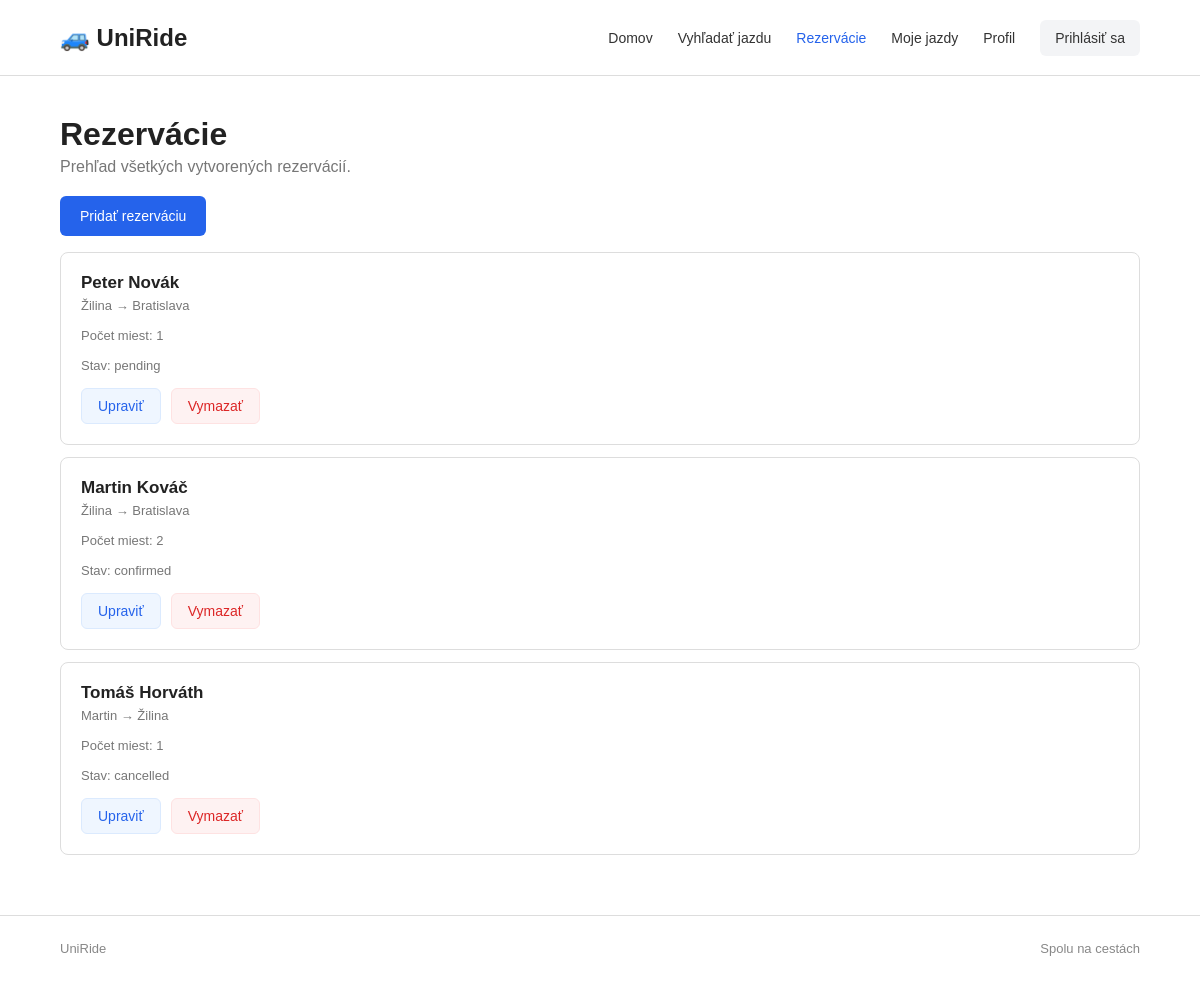
The app's page /?c=booking with its own data.
### tables this page shows
CREATE TABLE `bookings` (
                            `id` int(11) NOT NULL AUTO_INCREMENT,
                            `ride_id` int(11) NOT NULL,
                            `passenger_name` varchar(100) NOT NULL,
                            `seats` int(11) NOT NULL DEFAULT 1,
                            `status` varchar(20) NOT NULL DEFAULT 'pending',
                            `created_at` datetime NOT NULL DEFAULT current_timestamp(),
                            PRIMARY KEY (`id`),
                            KEY `1` (`ride_id`),
                            CONSTRAINT `1` FOREIGN KEY (`ride_id`) REFERENCES `rides` (`id`) ON DELETE CASCADE
);

CREATE TABLE `rides` (
                         `id` int(11) NOT NULL AUTO_INCREMENT,
                         `departure` varchar(100) NOT NULL,
                         `destination` varchar(100) NOT NULL,
                         `departure_time` datetime NOT NULL,
                         `price` decimal(8,2) NOT NULL,
                         `available_seats` int(11) NOT NULL,
                         PRIMARY KEY (`id`)
);

### Framework/Http/Responses/Response.php (called while the page is built, shortened)
<?php
abstract class Response
{
    public function send(): void
    {
        $this->generate();
    }
}

### public/index.php (called while the page is built, shortened)
<?php
require __DIR__ . '/../Framework/ClassLoader.php';
try {
    $app = new App();
    $app->run();
} catch (Exception $e) {
    die('An error occurred: ' . $e->getMessage());
}

### Framework/Support/LinkGenerator.php (called while the page is built, shortened)
<?php
class LinkGenerator
{
    private Request $request;
    public function __construct(Request $request, Router $router)
    {
        $this->request = $request;
    }
    public function url(
        string|array $destination,
        array $parameters = [],
        bool $absolute = false,
        bool $appendParameters = false
    ): string {
        list($controller, $action) = explode(".", $destination);
        $args = $appendParameters ? $this->request->get() : [];
        $args = ["c" => lcfirst($controller), "a" => $action != "index" ? $action : null] + $parameters + $args;
        $basePath = $absolute ? $this->request->getBaseUrl() : "";
        return $basePath . "?" . http_build_query($args);
    }
}

### Framework/ClassLoader.php (called while the page is built, shortened)
<?php
class ClassLoader
{
    public static function Boot(): void
    {
        spl_autoload_register(function ($class_name) {
            $file = self::getClassFile($class_name);
        });
    }
    public static function getClassFile(string $className): string
    {
        $baseDir = realpath(dirname(__DIR__));
        $relativePath = str_replace('\\', DIRECTORY_SEPARATOR, ltrim($className, '\\')) . '.php';
        return $baseDir . DIRECTORY_SEPARATOR . $relativePath;
    }
}

### Framework/Core/Model.php (called while the page is built, shortened)
<?php
abstract class Model implements \JsonSerializable
{
    protected static array $columnsMap = [];
    private static array $dbColumns = [];
    private static IDbConvention $dbConventions;
    private ?ResultSet $_resultSet = null;
    protected static function getTableName(): string
    {
        return self::getConventions()->getTableName(get_called_class());
    }
    protected static function getPkColumnName(): string
    {
        return self::getConventions()->getPkColumnName(get_called_class());
    }
    protected static function getColumnsMap(): array
    {
        return static::$columnsMap ?? [];
    }
    public static function getAll(
        ?string $whereClause = null,
        array   $whereParams = [],
        ?string $orderBy = null,
        ?int    $limit = null,
        ?int    $offset = null
    ): array
    {
        try {
            $sql = "SELECT " . static::getDBColumnNamesList() . " FROM `" . static::getTableName() . "`";
            if ($whereClause != null) {
                $sql .= " WHERE $whereClause";
            }
            $stmt = Connection::getInstance()->prepare($sql);
            $stmt->execute($whereParams);
            $models = $stmt->fetchAll(PDO::FETCH_CLASS | PDO::FETCH_PROPS_LATE, static::class);
            $dataSet = new ResultSet($models);
            foreach ($models as $model) {
                $model->_resultSet = $dataSet;
            }
            return $models;
        } catch (PDOException $exception) {
            throw new Exception('Query failed: ' . $exception->getMessage(), 0, $exception);
        }
    }
    public function getOneRelated(string $modelClass, ?string $refColumn = null): mixed
    {
        $refColumn ??= static::getConventions()->getFkColumn($modelClass);
        $ownerProp = self::toPropertyName($refColumn);
        $ownerVal = isset($this->{$ownerProp}) ? $this->{$ownerProp} : null;
        return $this->_resultSet->getOneRelated(
            $modelClass,
            self::toPropertyName($refColumn),
            fn($e) => (isset($e->{self::toPropertyName($refColumn)}) ? $e->{self::toPropertyName($refColumn)} : null),
            fn($e) => $e->getIdValue(),
            $modelClass::getPkColumnName(),
            $ownerVal,
        );
    }
    private static function getDbColumns(): array
    {
        try {
            $sql = "DESCRIBE " . static::getTableName();
            $stmt = Connection::getInstance()->prepare($sql);
            $stmt->execute([]);
            self::$dbColumns[static::class] = array_column($stmt->fetchAll(), 'Field');
            return self::$dbColumns[static::class];
        } catch (PDOException $exception) {
            throw new Exception('Query failed: ' . $exception->getMessage(), 0, $exception);
        }
    }
    private function getIdValue(): mixed
    {
        $pk = static::getPkColumnName();
        $prop = static::toPropertyName($pk);
        return isset($this->{$prop}) ? $this->{$prop} : null;
    }
    private static function getModelProperties(): array
    {
        $reflection = new \ReflectionClass(static::class);
        $properties = [];
        foreach ($reflection->getProperties() as $property) {
            $propertyName = $property->getName();
            if ($property->isStatic()) {
                continue;
            }
            $properties[$propertyName] = true;
        }
        return $properties;
    }
    private static function getDBColumnNamesList(): string
    {
        $dbColumns = [];
        foreach (static::getDbColumns() as $columnName) {
            $propertyName = static::toPropertyName($columnName);
            if ($propertyName != $columnName) {
                $dbColumns[] = "`$columnName` AS {$propertyName}";
            } else {
                $dbColumns[] = $columnName;
            }
        }
        return implode(', ', $dbColumns);
    }
    private static function toPropertyName(string $columnName): string
    {
        $customMapping = static::getColumnsMap();
        if (isset($customMapping[$columnName])) {
            return $customMapping[$columnName];
        } else {
            return static::getConventions()->toPropertyName($columnName);
        }
    }
    private static function getConventions(): IDbConvention
    {
        if (!isset(static::$dbConventions)) {
            static::$dbConventions = new (Configuration::DB_CONVENTIONS_CLASS)();
        }
        return static::$dbConventions;
    }
}

### Framework/Support/Inflect.php (called while the page is built, shortened)
<?php
class Inflect
{
    public static $plural = array(
        '/(quiz)$/i' => "$1zes",
        '/^(ox)$/i' => "$1en",
        '/([m|l])ouse$/i' => "$1ice",
        '/(matr|vert|ind)ix|ex$/i' => "$1ices",
        '/(x|ch|ss|sh)$/i' => "$1es",
        '/([^aeiouy]|qu)y$/i' => "$1ies",
        '/(hive)$/i' => "$1s",
        '/(?:([^f])fe|([lr])f)$/i' => "$1$2ves",
        '/(shea|lea|loa|thie)f$/i' => "$1ves",
        '/sis$/i' => "ses",
        '/([ti])um$/i' => "$1a",
        '/(tomat|potat|ech|her|vet)o$/i' => "$1oes",
        '/(bu)s$/i' => "$1ses",
        '/(alias)$/i' => "$1es",
        '/(octop)us$/i' => "$1i",
        '/(ax|test)is$/i' => "$1es",
        '/(us)$/i' => "$1es",
        '/s$/i' => "s",
        '/$/' => "s"
    );
    public static $irregular = array(
        'move' => 'moves',
        'foot' => 'feet',
        'goose' => 'geese',
        'sex' => 'sexes',
        'child' => 'children',
        'man' => 'men',
        'tooth' => 'teeth',
        'person' => 'people',
        'valve' => 'valves'
    );
    public static function pluralize($string)
    {
        foreach (self::$irregular as $pattern => $result) {
            $pattern = '/' . $pattern . '$/i';
        }
        foreach (self::$plural as $pattern => $result) {
            if (preg_match($pattern, $string)) {
                return preg_replace($pattern, $result, $string);
            }
        }
        return $string;
    }
}

### Framework/DB/DefaultConventions.php (called while the page is built, shortened)
<?php
class DefaultConventions implements IDbConvention
{
    public function getTableName(string $className): string
    {
        $arr = explode("\\", $className);
        return Inflect::pluralize(strtolower(end($arr)));
    }
    public function getPkColumnName(string $className): string
    {
        return 'id';
    }
    public function toPropertyName(string $columnName): string
    {
        return $columnName;
    }
}

### Framework/DB/Connection.php (called while the page is built, shortened)
<?php
class Connection
{
    private static ?Connection $instance = null;
    private PDO $db;
    public function __construct(PDO $db)
    {
        $this->db = $db;
    }
    public static function getInstance(): Connection
    {
        try {
            if (self::$instance == null) {
                $db = new PDO(
                    'mysql:dbname=' . Configuration::DB_NAME . ';host=' . Configuration::DB_HOST,
                    Configuration::DB_USER,
                    Configuration::DB_PASS
                );
                $db->setAttribute(PDO::ATTR_ERRMODE, PDO::ERRMODE_EXCEPTION);
                $db->setAttribute(PDO::ATTR_EMULATE_PREPARES, true);
                self::$instance = new self($db);
            }
            return self::$instance;
        } catch (PDOException $e) {
            throw new Exception('Connection failed: ' . $e->getMessage());
        }
    }
    public function prepare(string $sql): DebugStatement
    {
        try {
            return new DebugStatement($this->db->prepare($sql));
        } catch (PDOException $e) {
            throw new Exception('Prepare failed: ' . $e->getMessage());
        }
    }
}

### Framework/DB/DebugStatement.php (called while the page is built, shortened)
<?php
class DebugStatement
{
    private PDOStatementAlias $stmt;
    public function __construct($stmt)
    {
        $this->stmt = $stmt;
    }
    public function execute(?array $params = null): bool
    {
        $result = $this->stmt->execute($params);
        $this->stmt->debugDumpParams();
        return $result;
    }
    public function __call(string $name, array $arguments): mixed
    {
        return $this->stmt->{$name}(...$arguments);
    }
}

### App/Controllers/BookingController.php (called while the page is built, shortened)
<?php
class BookingController extends BaseController
{
    public function index(Request $request): Response
    {
        $bookings = Booking::getAll();
        return $this->html([
            'bookings' => $bookings
        ]);
    }
}

### App/Models/Booking.php (called while the page is built, shortened)
<?php
class Booking extends Model
{
    protected ?int $id = null;
    protected ?string $passenger_name = null;
    protected ?int $seats = null;
    protected ?string $status = null;
    public function getId(): ?int
    {
        return $this->id;
    }
    public function getPassengerName(): ?string
    {
        return $this->passenger_name;
    }
    public function getSeats(): ?int
    {
        return $this->seats;
    }
    public function getStatus(): ?string
    {
        return $this->status;
    }
}

### Framework/DB/ResultSet.php (called while the page is built, shortened)
<?php
class ResultSet
{
    private array $entities;
    private array $relatedEntities = [];
    public function __construct(array $entities)
    {
        $this->entities = $entities;
    }
    public function getOneRelated(
        string   $modelClass,
        string   $fk,
        callable $fkPropertyAccessor,
        callable $idPropertyAccessor,
        string   $pk,
        mixed    $id
    ): mixed
    {
        $relationKey = $modelClass . '<|' . $fk;
        if (!isset($this->relatedEntities[$relationKey])) {
            $this->relatedEntities[$relationKey] = [];
            $ids = array_values(array_unique(array_map($fkPropertyAccessor, $this->entities)));
            if (count($ids) > 0) {
                $data = $modelClass::getAll("`$pk` IN ({$this->generatePlaceholders(count($ids))})", $ids);
                foreach ($data as $row) {
                    $this->relatedEntities[$relationKey][$idPropertyAccessor($row)] = $row;
                }
            }
        }
        return $this->relatedEntities[$relationKey][$id] ?? null;
    }
    private function generatePlaceholders($count): string
    {
        return implode(", ", array_fill(0, $count, "?"));
    }
}

### App/Views/Booking/index.view.php (the view, shortened to what this page needs)
<main class="vyhladavanie">
    <div class="obsah">
        <h1>Rezervácie</h1>
        <p class="popis">Prehľad všetkých vytvorených rezervácií.</p>
        <p>
            <a href="<?php echo $link->url('booking.add'); ?>"
               class="tlacidlo modre">
                Pridať rezerváciu
            </a>
        </p>
        <section class="zoznam-jazd">
            <?php
            foreach ($bookings as $booking) {
                $ride = $booking->getRide();
                ?>
                <article class="karta-jazdy">
                    <div>
                        <h2>
                            <?php
                            echo htmlspecialchars($booking->getPassengerName());
                            ?>
                        </h2>
                        <p>
                            <?php
                            if ($ride !== null) {
                                echo htmlspecialchars($ride->getDeparture());
                                echo " → ";
                                echo htmlspecialchars($ride->getDestination());
                            } else {
                                echo "Jazda už nie je dostupná.";
                            }
                            ?>
                        </p>
                        <p>
                            Počet miest:
                            <?php echo $booking->getSeats(); ?>
                        </p>
                        <p>
                            Stav:
                            <?php echo htmlspecialchars($booking->getStatus()); ?>
                        </p>
                        <div class="akcie-jazdy">
                            <a href="<?php
                            echo $link->url(
                                'booking.edit',
                                ['id' => $booking->getId()]
                            );
                            ?>" class="tlacidlo-upravit">
                                Upraviť
                            </a>
                            <form method="post"
                                  action="<?php echo $link->url('booking.delete'); ?>"
                                  onsubmit="return confirm('Naozaj chcete vymazať túto rezerváciu?');">
                                <button type="submit" class="tlacidlo-vymazat">
                                    Vymazať
                                </button>
                            </form>
                        </div>
                    </div>
                </article>
                <?php
            }
            ?>
        </section>
    </div>
</main>

### records on screen
bookings: passenger_name "Peter Novák", ride.departure "Žilina", ride.destination "Bratislava", seats "1", status "pending"
bookings: passenger_name "Martin Kováč", ride.departure "Žilina", ride.destination "Bratislava", seats "2", status "confirmed"
bookings: passenger_name "Tomáš Horváth", ride.departure "Martin", ride.destination "Žilina", seats "1", status "cancelled"
